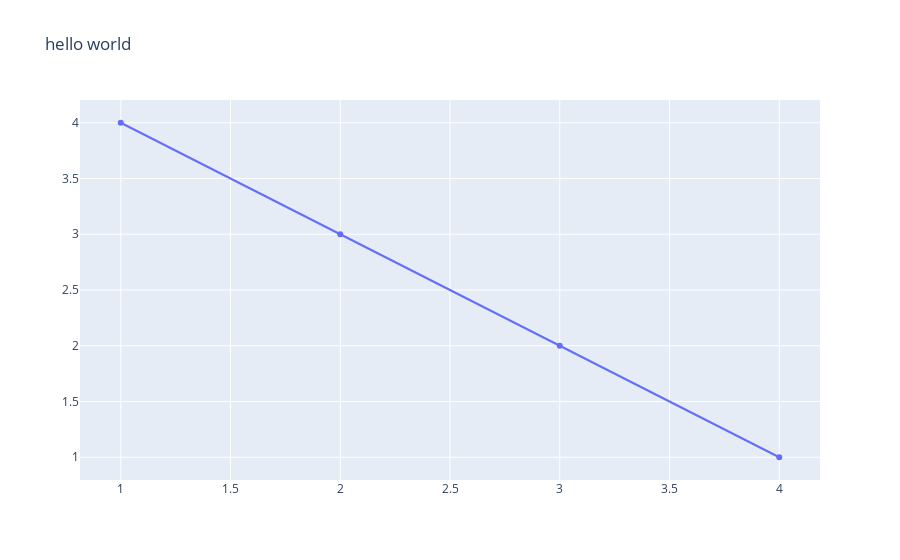

Notebook cell for this chart:
### Markdown cell above
- Null 값 분포의 관찰
    - 12개의 특성중 6개의 특성은 연속형, 2개의 특성은 텍스트 데이터, 4개의 특성은 범주형
    - HomePlanet 및 Destination에는 3개의 서로 다른 고유 값이 있음
    - CryoSleep 및 VIP는 범주형 특성입니다.

### Code cell
import plotly
import plotly.graph_objs as go

plotly.offline.init_notebook_mode(connected=True)

plotly.offline.iplot({
    "data": [go.Scatter(x=[1, 2, 3, 4], y=[4, 3, 2, 1])],
    "layout": go.Layout(title="hello world")
})

### Figure 1 — Plotly figure (JSON) as saved in the notebook; plotly's stock layout.template omitted (floating-point values rounded to 4 significant figures)
{"data": [{"type": "scatter", "x": [1, 2, 3, 4], "y": [4, 3, 2, 1]}], "layout": {"title": {"text": "hello world"}}}
